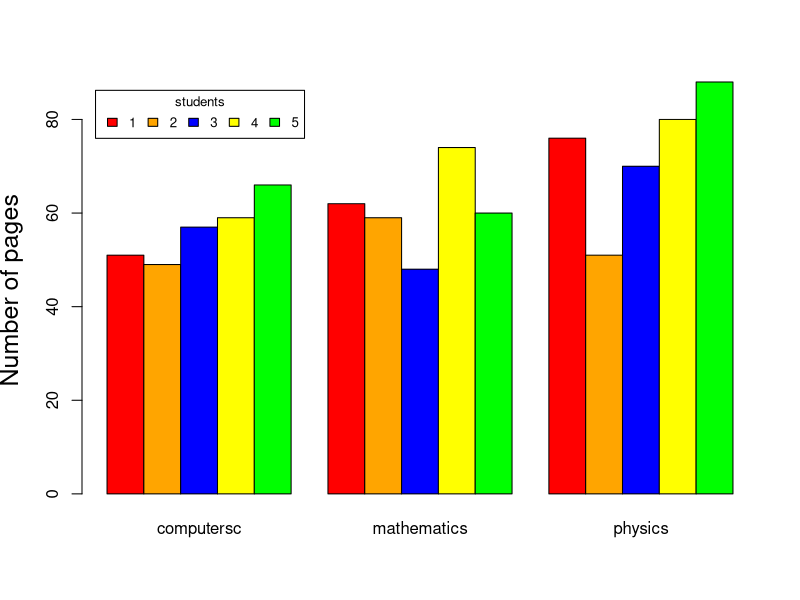

The R script that drew this image:
#2
#a
calculus = c(10,5,5)
algebra = c(10,20,10)
probability = c (20,5,15)

x <- rbind(calculus, algebra, probability)

chisq.test(x)



#b

# nein nicht ablehnen p > 0.001

#c
x_2 = x*2

chisq.test(x_2)

# p < 0.001 -> ablehnen
 


#4
computersc = c(51,49,57,59,66)
mathematics = c(62,59,48,74,60)
physics = c(76,51,70,80,88)

x <- rbind(computersc, mathematics, physics)


data <- structure(list(computersc = c(51,49,57,59,66),
                       mathematics = c(62,59,48,74,60),
                       physics = c(76,51,70,80,88)),
                  .Names = c("computersc", "mathematics", "physics"),
                  class = "data.frame", row.names = c(NA, -5L))

colours <- c("red", "orange", "blue", "yellow", "green")

barplot(as.matrix(data), ylab = "Number of pages", 
        cex.lab = 1.5, cex.main = 1.4, beside=TRUE, col=colours)
legend("topleft", inset=.02, title="students",
       c("1","2","3","4","5"), fill=colours, horiz=TRUE, cex=0.8)



chisq.test(x)
# nicht ablehnen p > 0.05